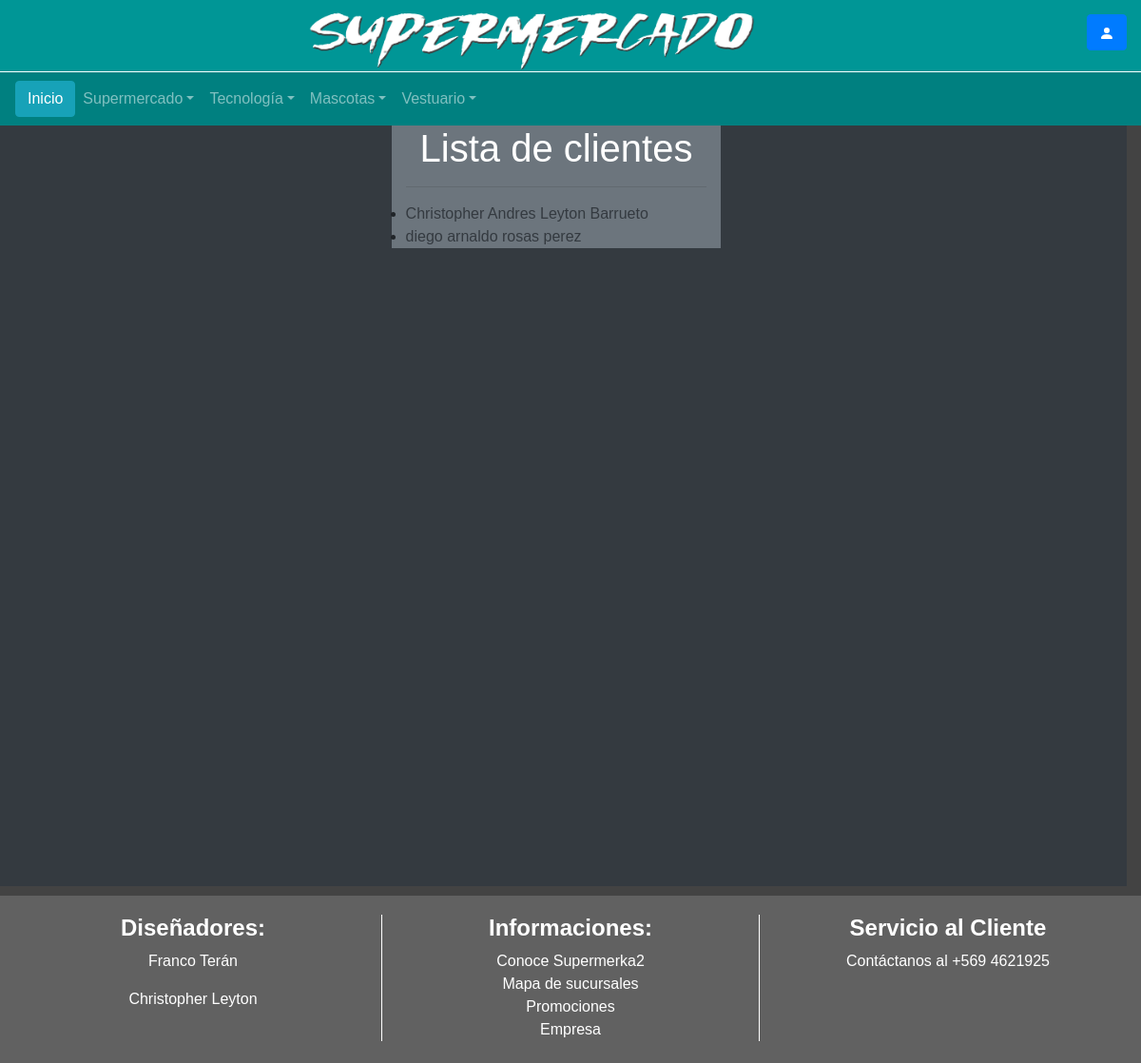
/supermercado/clientes/, run on an earlier commit of the app's database.
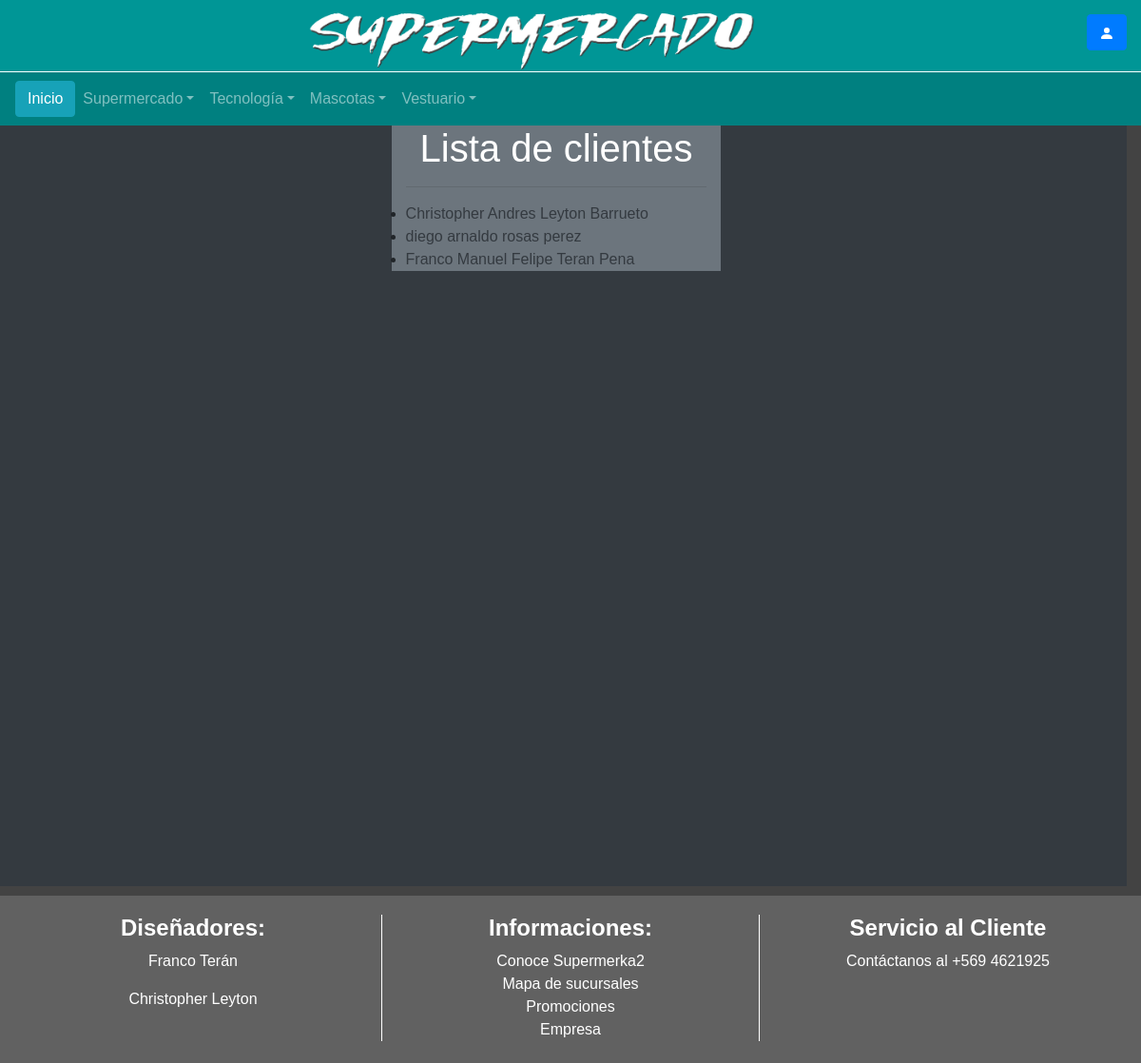
And on a later commit of the database.
### supermercado/models.py (models this page shows)
class Cliente(models.Model):
	rut = models.CharField(max_length=11, null=False, primary_key=True)
	dv = models.CharField(max_length=1,null=False)
	nombres = models.CharField(max_length=50, null=False)
	apellidoP = models.CharField(max_length=20, null=False)
	apellidoM = models.CharField(max_length=20, null=False)
	fcelular = models.BigIntegerField( null=False)
	fcasa = models.BigIntegerField( null=False)
	fecha_nacimiento= models.DateField(null=False)
	email= models.EmailField(max_length=50,default='compras@super.cl',unique=True)
	def __str__(self):
		return  (self.nombres+" "+self.apellidoP+" "+self.apellidoM)
	def get_absolute_url(self):
	   return reverse('cliente-detail',args=[str(self.rut)])

### supermercado/views.py (the view)
# urls.py: path('clientes/',views.ClienteListView.as_view(),name='clientes'),
class ClienteListView(generic.ListView):
    model = Cliente
    paginate_by = 20

### supermercado/templates/supermercado/cliente_list.html
{% extends "base_generic.html" %}
{% block content %}
<div class="row justify-content-center bg-dark vh-100 col-12">
    <div >
        <div class="container  bg-secondary">
            <div class="text-white col-md-12">
            	<h1>Lista de clientes</h1>
            </div>
            <hr>
            <div>
                {% if cliente_list %}
                <ul>
	               {% for cliente in cliente_list %}
	                <li>
		               <a href="{{ cliente.get_absolute_url }}" class="text-dark">{{ cliente}}</a>
	                </li>
	                {% endfor %}
                </ul>
                {% else %}
                   <p>No hay clientes registrados.</p>
                {% endif %}
            </div>
        </div>
    </div>
</div>
{% endblock %}

What changed in the data, as far as the page shows it:
added Cliente: nombres+apellidoP+apellidoM "Franco Manuel Felipe Teran Pena"
